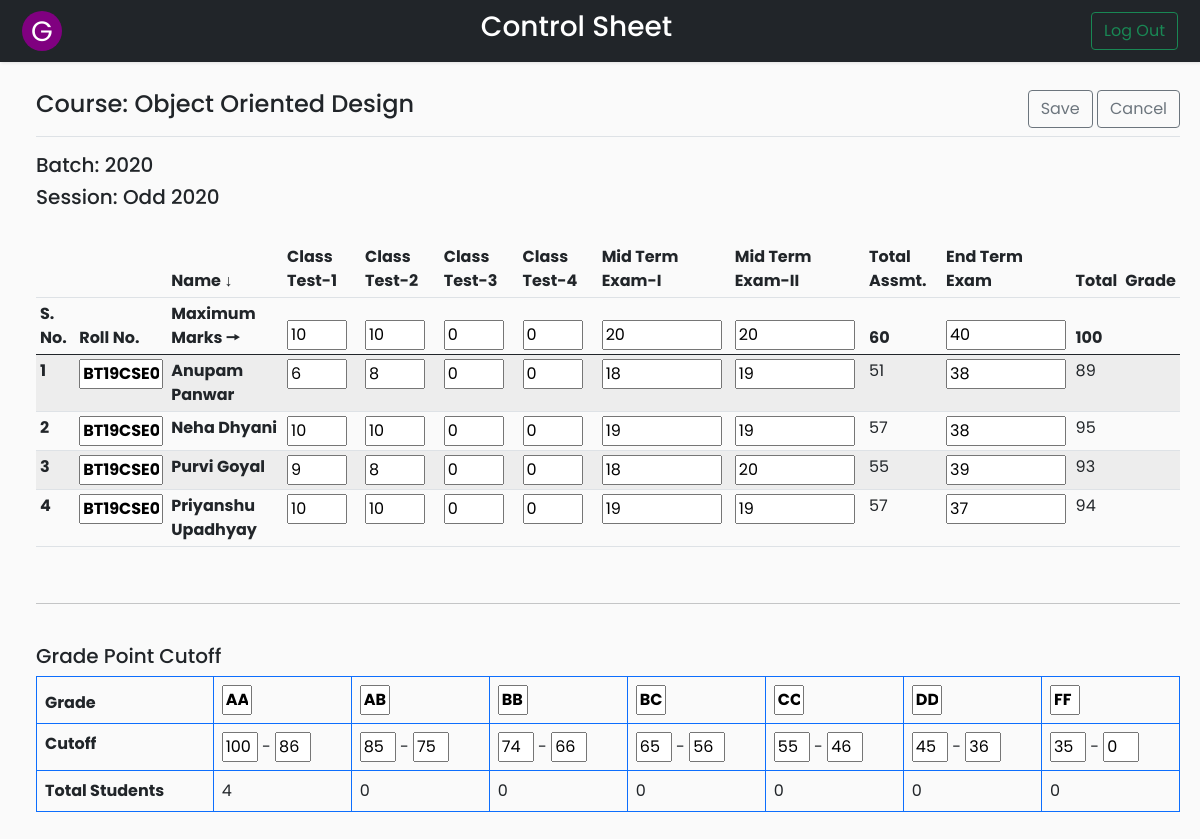
/Codes/edit.php?course=CSL-253 (signed in), run on an earlier commit of the app's database.
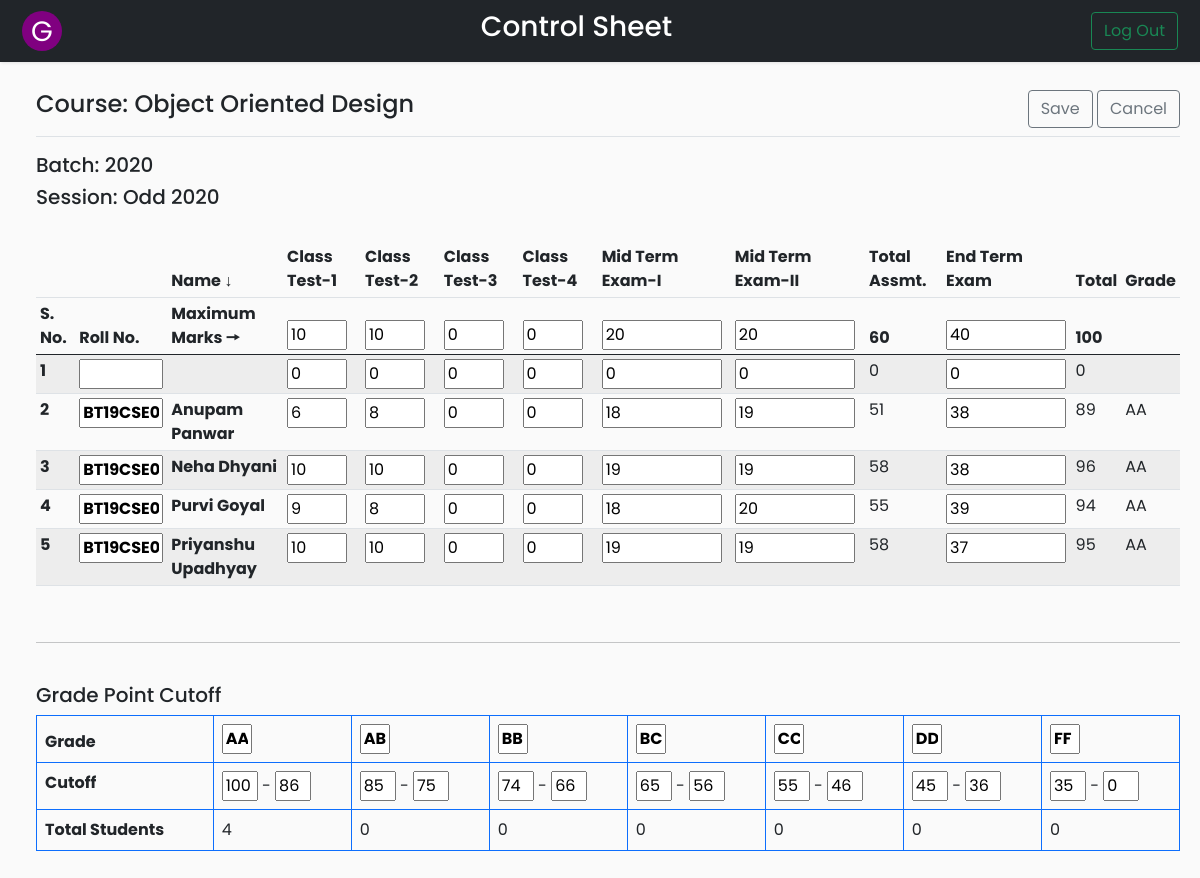
And on a later commit of the database.
### tables this page shows
CREATE TABLE `controlsheet` (
  `course_code` varchar(20) NOT NULL,
  `roll_no` varchar(20) NOT NULL,
  `name` varchar(20) NOT NULL,
  `class_test_1` int(11) NOT NULL,
  `class_test_2` int(11) NOT NULL,
  `class_test_3` int(11) NOT NULL,
  `class_test_4` int(11) NOT NULL,
  `mid_term_1` int(11) NOT NULL,
  `mid_term_2` int(11) NOT NULL,
  `total_assessment` int(11) NOT NULL,
  `end_term` int(11) NOT NULL,
  `total_marks` int(11) NOT NULL,
  `grade` varchar(5) DEFAULT NULL
);

CREATE TABLE `gradewindow` (
  `course_code` varchar(20) NOT NULL,
  `grade` varchar(5) NOT NULL,
  `lower_cutoff` float NOT NULL,
  `upper_cutoff` float NOT NULL,
  `no_of_students` int(11) DEFAULT NULL
);

### Codes/edit.php (the view, shortened to what the changed rows need)
<?php
if (isset($_SESSION['id'])) {
?>
    <!DOCTYPE html>
    <html>
    <head>
        <link rel="stylesheet" href="css/bootstrap.min.css">
        <link rel="stylesheet" href="css/edit.css">
        <?php
        require_once __DIR__ . '/connection/connect.php';
        if (isset($_GET['course'])) {
            $cd = $_GET['course'];
        } else {
            header('Location: coursetable.php?error=ERROR OCCURRED');
            exit();
        }
        ?>
    </head>
    <body>
        <div class="wrapper">
            <div id="content">
                <main class="col-md-auto ms-sm-3 col-lg-auto px-md-auto">
                    <form action="insert.php?course=<?php echo $cd; ?>" method="post">
                        <br>
                        <div class="table-responsive">
                            <table class="table table-striped table-sm tablecustom">
                                <thead>
                                    <tr>
                                        <th></th>
                                        <th></th>
                                        <th>Name ↓</th>
                                        <th>Class Test-1</th>
                                        <th>Class Test-2</th>
                                        <th>Class Test-3</th>
                                        <th>Class Test-4</th>
                                        <th>Mid Term Exam-I</th>
                                        <th>Mid Term Exam-II</th>
                                        <th>Total Assmt.</th>
                                        <th>End Term Exam</th>
                                        <th>Total</th>
                                        <th>Grade</th>
                                    </tr>
                                    <tr>
                                        <th>S. No.</th>
                                        <th>Roll No.</th>
                                        <th>Maximum Marks 🠖</th>
                                        <?php
                                        $sql = "SELECT * FROM courses WHERE course_code='$cd'";
                                        $result = $conn->query($sql);
                                        if ($row = $result->fetch_assoc()) { ?>
                                            <th><input class="classtest" name="mct1" value="<?php echo $row['mct1']; ?>"></input></th>
                                            <th><input class="classtest" name="mct2" value="<?php echo $row['mct2']; ?>"></input></th>
                                            <th><input class="classtest" name="mct3" value="<?php echo $row['mct3']; ?>"></input></th>
                                            <th><input class="classtest" name="mct4" value="<?php echo $row['mct4']; ?>"></input></th>
                                            <th><input class="marks" name="mmt1" value="<?php echo $row['mmt1']; ?>"></input></th>
                                            <th><input class="marks" name="mmt2" value="<?php echo $row['mmt2']; ?>"></input></th>
                                            <th><?php echo $row['mta']; ?></th>
                                            <th><input class="marks" name="met" value="<?php echo $row['met']; ?>"></input></th>
                                            <th><?php echo $row['mt']; ?></th>
                                            <th></th>
                                    </tr>
                                <?php } ?>
                                </thead>
                                <tbody>
                                    <?php
                                    $sql = "SELECT * FROM controlsheet WHERE course_code='$cd'";
                                    $result = $conn->query($sql);
                                    $i = 1;
                                    while ($row = $result->fetch_assoc()) { ?>
                                        <tr>
                                            <td><strong><?php echo $i++; ?></strong></td>
                                            <td><input class="rollno" name="roll[]" value="<?php echo $row['roll_no']; ?>" style="font-weight:bold" readonly></input></td>
                                            <td><strong><?php echo $row['name']; ?></strong></td>
                                            <td><input class="classtest" name="ct1[]" value="<?php echo $row['class_test_1']; ?>"></input></td>
                                            <td><input class="classtest" name="ct2[]" value="<?php echo $row['class_test_2']; ?>"></input></td>
                                            <td><input class="classtest" name="ct3[]" value="<?php echo $row['class_test_3']; ?>"></input></td>
                                            <td><input class="classtest" name="ct4[]" value="<?php echo $row['class_test_4']; ?>"></input></td>
                                            <td><input class="marks" name="mt1[]" value="<?php echo $row['mid_term_1']; ?>"></input></td>
                                            <td><input class="marks" name="mt2[]" value="<?php echo $row['mid_term_2']; ?>"></input></td>
                                            <td><?php echo $row['total_assessment']; ?></td>
                                            <td><input class="marks" name="endterm[]" value="<?php echo $row['end_term']; ?>"></input></td>
                                            <td><?php echo $row['total_marks']; ?></td>
                                            <td><?php echo $row['grade']; ?></td>
                                        </tr>
                                    <?php } ?>
                                </tbody>
                            </table>
                        </div>
                        <br>
                        <br>
                        <div class="table-responsive grades">
                            <table class="table table-bordered border-primary">
                                <thead>
                                    <tr>
                                        <td><strong>Grade</strong></td>
                                        <?php
                                        $sql = "SELECT grade FROM gradewindow WHERE course_code='$cd' ORDER BY grade";
                                        $result = $conn->query($sql);
                                        while ($row = $result->fetch_assoc()) {
                                        ?>
                                            <td><input  class="gradebutton" name="grade[]" value="<?php echo $row['grade']; ?>" style="font-weight:bold" readonly></input>
                                           <?php } ?></td>
                                    </tr>
                                </thead>
                                <tbody>
                                    <tr>
                                        <td><strong>Cutoff</strong></td>
                                        <?php
                                        $sql = "SELECT grade,lower_cutoff,upper_cutoff FROM gradewindow WHERE course_code='$cd' ORDER BY grade";
                                        $result = $conn->query($sql);
                                        while ($row = $result->fetch_assoc()) {
                                        ?>
                                             <td>
                                                    <input class="gradewin" name="ub[]" value="<?php echo $row['upper_cutoff']; ?>"></input>
                                                    -
                                                    <input class="gradewin" name="lb[]" value="<?php echo $row['lower_cutoff']; ?>"></input>
                                                </td>
                                                <?php } ?>
                                    </tr>
                                    <tr>
                                        <td><strong>Total Students</strong></td>
                                        <?php
                                        $sql = "SELECT grade,no_of_students FROM gradewindow WHERE course_code='$cd' ORDER BY grade";
                                        $result = $conn->query($sql);
                                        while ($row = $result->fetch_assoc()) {
                                        ?>
                                             <td>
                                                    <?php echo $row['no_of_students']; ?>
                                                </td>
                                                <?php } ?>
                                    </tr>
                                </tbody>
                            </table>
                        </div>
                    </form>
                </main>
            </div>
        </div>
    <?php
} else {
    header('Location: index.php?error=INVALID REQUEST');
    exit();
}
    ?>
    </body>
    </html>

What changed in the data, as far as the page shows it:
added controlsheet: class_test_1 "0", class_test_2 "0", class_test_3 "0", class_test_4 "0", mid_term_1 "0", mid_term_2 "0", total_assessment "0", end_term "0", total_marks "0"
changed controlsheet "Anupam Panwar": grade (not shown) → "AA"
changed controlsheet "Neha Dhyani": total_assessment "57" → "58"; total_marks "95" → "96"; grade (not shown) → "AA"
changed controlsheet "Purvi Goyal": total_marks "93" → "94"; grade (not shown) → "AA"
changed controlsheet "Priyanshu Upadhyay": total_assessment "57" → "58"; total_marks "94" → "95"; grade (not shown) → "AA"
